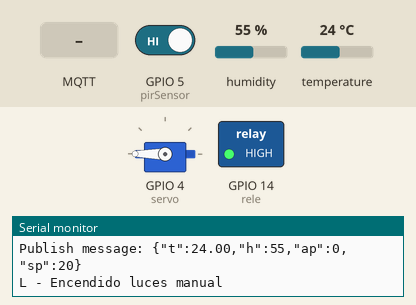
Simulated run of this sketch. Board: ESP8266 (NodeMCU). Parts: servo, switched loads named in the sketch (green lamp = pin HIGH), the last lines printed to the serial monitor. Inputs (shaded band) come from the test bench; at power-on: GPIO 5 (pirSensor) HIGH, humidity 55 %, temperature 24 °C. WiFi joins after 1.5 s; servers stay silent unless stated; no MQTT or app messages arrive unless stated.

Above: at 6.7 s.
6.8 s: MQTT message "90" arrives on the first subscribed topic
At 8.1 s:
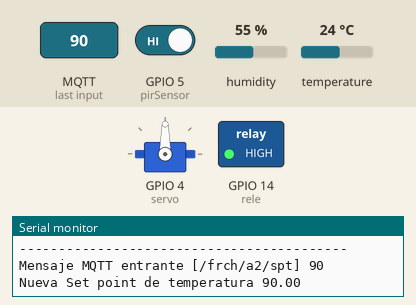
9.1 s: MQTT message "5" arrives on the first subscribed topic
At 10.1 s:
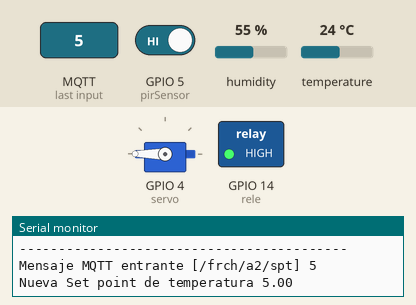
Timing chart, 0 to 12.1 s (numbered marks = the images above; inputs shaded):
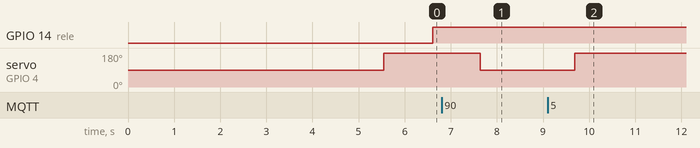

Measured:
- after the input at 6.8 s, servo on GPIO 4 (servo): 180° → 90° after 0.84 s
- after the input at 9.1 s, servo on GPIO 4 (servo): 90° → 180° after 0.59 s

The sketch:

iot-node-frch.ino
```cpp
/*-------------------------------------------------------------------------
 *
 *
 * CONEXIONES
 * SENSOR TEMPERATURA HUMEDAD - PIN D3 - GPIO0
 * SERVO                      - PIN D2 - GPIO4
 * SENSOR PIR                 - PIN D1 - GPIO5
 * RELE                       - PIN D5 - GPIO14
 *
 *
 *
 */

#include <Servo.h>
#include <ESP8266WiFi.h>
#include <PubSubClient.h>
#include "DHT.h" // including the library of DHT11
#define DHTTYPE DHT11 // DHT 11 sensor usado
#define dht_dpin 0 //GPIO0 PIN D3
#define rele 14 //GPIO14 PIN D5
#define pirSensor 5 //GPIO5 PIN D1

Servo servo;
DHT dht(dht_dpin, DHTTYPE);
// DEFINICIONES---------- DATOS RED WIFI --------------------------
const char* ssid = "xxxx";
const char* password = "xxxxx";
float Setpoint=20.0;
// DEFINICIONES------------- MQTT ---------------------------------
const char* mqtt_server = "192.168.3.25";
WiFiClient espClient;
PubSubClient client(espClient);
//DEFINICIONES------------- VARIABLES GLOBALES--------------------
long lastMsg = 0;
unsigned long lastPir = 0; // Tempo en que se activo el PIR por ultima vez
char msg[150];
int value = 0;
boolean releState = LOW , ilAutomatica = LOW;
//***********************************************************************************
//********************************************SETUP**********************************

void setup(void){
//----------------- Declaracion de pines --------------------------------------
  pinMode(rele, OUTPUT);
  pinMode(pirSensor, INPUT_PULLUP);
  servo.attach(4); //Define donde esta conecatado el servo
  attachInterrupt(digitalPinToInterrupt(pirSensor),detectarMovimiento, RISING); // Set Interrup PIR
  dht.begin();                        //Inicializa sensor de temperatura y humedad
  Serial.begin(115200);               //Inicializa el puerto serie
  setup_wifi();                       //Llama a la subrutina para inicializar la conexion WiFi
  client.setServer(mqtt_server, 1883);//Declara el servidor MQTT
  client.setCallback(callback);
  Serial.println("****************************************");
  Serial.println("Humedad y temperatura con DHT11");
  Serial.println("****************************************");
  delay(4000);//tiempo para mostrar el mensaje anterior
}

//***********************************************************************************
//***************************************SETUP WIFI**********************************
//Esta funcion realiza la conexion a la red WIFI

void setup_wifi() {
  delay(10);
  // Conexion a la red WiFi
  Serial.println();
  Serial.print("Conectando a ");
  Serial.println(ssid);

  WiFi.begin(ssid, password);

  while (WiFi.status() != WL_CONNECTED) {
    delay(500);
    Serial.print(".");
  }

  Serial.println("");
  Serial.println("Conectado a WiFi");
  Serial.println("IP address: ");
  Serial.println(WiFi.localIP());
}
//***********************************************************************************
//*************************************RUTINA INTERRUPCION PIR***********************
ICACHE_RAM_ATTR void detectarMovimiento() {
  Serial.println("Movimiento detectado");
  releState=digitalRead(rele);
  if(!releState && ilAutomatica){
    digitalWrite(rele, HIGH);
    lastPir = millis();
  }
}

//***********************************************************************************
//************************* RECEPCION DE MENSAJES MQTT ******************************
void callback(String topic, byte* payload, unsigned int length) {
  String messageTemp;
  Serial.print("Mensaje MQTT entrante [");
  Serial.print(topic);
  Serial.print("] ");
  for (int i = 0; i < length; i++) {
    //Serial.print((char)payload[i]);
    messageTemp += (char)payload[i];
  }
  Serial.print(messageTemp);

  Serial.println();

   if(topic =="/frch/a2/spt"){
         Serial.print("Nueva Set point de temperatura ");
         Setpoint=messageTemp.toFloat();
         Serial.print(Setpoint);
   }
   else if(topic =="/frch/a2/laut"){
      if(messageTemp=="true"){
            Serial.print("RM - Iluminacion en automatico");
            ilAutomatica=HIGH;
            digitalWrite(rele,LOW);
      }
      else if(messageTemp=="false"){
            Serial.print("RM - Iluminacion en manual");
            ilAutomatica=LOW;
      }
   }

   else Serial.print("error en topic");
  Serial.println();
}
//********************************* Funcion para reconectar el cliente al servidor MQTT **********************
void reconnect() {
  // Loop until we're reconnected
  while (!client.connected()) {
    Serial.print("Attempting MQTT connection...");
    // Attempt to connect
    if (client.connect("ESP8266Client")) {
      Serial.println("Conectado al Broker");
      // Once connected, publish an announcement...
      client.publish("/frch/a2", "Enviando el primer mensaje");
      // ... and resubscribe
      client.subscribe("/frch/a2/spt");
      client.subscribe("/frch/a2/laut");
    } else {
      Serial.print("failed, rc=");
      Serial.print(client.state());
      Serial.println(" try again in 5 seconds");
      // Wait 5 seconds before retrying
      delay(5000);
    }
  }
}
//**************************************************************************************************************
//***************************************Funcion principal LOOP*************************************************

void loop() {
  float h = dht.readHumidity();
  float t = dht.readTemperature();
  int cierre=(90*(t-(Setpoint+0.5)))+180; // calcula el grado de apertura intermedio
  int apservo=0;
  long unsigned int tiempoActual;
  char msgTemp[256],temp[5];
  //chequeo de tiempo
  tiempoActual = millis();
  releState=digitalRead(rele);
/**************Control de apertura*********/

  if (t>(Setpoint+0.5)) {
          servo.write(180); // abre
          delay(1000); // tiempo entre lecturas
          }
  if (t<(Setpoint-0.5)) {
          servo.write(90); // abre
          delay(1000); // tiempo entre lecturas
          }
  if ((t>(Setpoint-0.5)) && (t<(Setpoint+0.5))){
          servo.write(cierre); // cierra en punto intermedio
          delay(1000);
          }
  apservo=180 - servo.read();
  Serial.print("Humedad = ");
  Serial.print(h);
  Serial.print(" % ");
  Serial.print("|Temperatura = ");
  Serial.print(t);
  Serial.print(" °C ");
  Serial.print("|Apertura=");
  Serial.print(apservo);
  Serial.print("°");
  Serial.print("|SetPoint=");
  Serial.print(Setpoint);
  Serial.print("|Ilum Auto=");
  Serial.println(releState);
  Serial.println("------------------------------------------");

  long now = millis();        //---Milisegundos actuales
/*******************MQTT******************/
  if (!client.connected()) {  //Si se desconecto del brocker volver a conectar
    reconnect();
  }
  client.loop();

  if (now - lastMsg > 2000) {
    lastMsg = now;
    dtostrf(t,2,2,temp);
    snprintf (msg, 75, "{\"t\":%s,\"h\":%i,\"ap\":%i,\"sp\":%i}", temp,(int)h,apservo,(int)Setpoint);
    Serial.print("Publish message: ");
    Serial.println(msg);
    client.publish("/frch/a2", msg);
  }
 if (!ilAutomatica && !releState){
      Serial.println("L - Encendido luces manual");
      digitalWrite(rele,HIGH);
 }
 else if (ilAutomatica && (now - lastPir > 120000)&& releState) {
      digitalWrite(rele,LOW);
      Serial.println("L - Se apagan las luces");
 }
}
```
